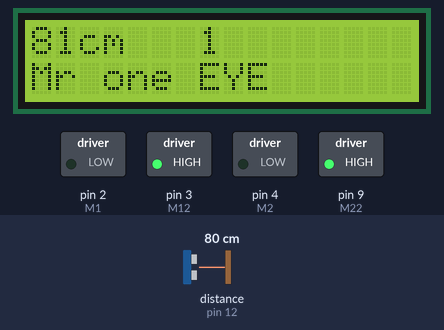
This sketch was run on a simulated Arduino Uno, built with avr-gcc and run on an emulated ATmega328P. Shown: 16×2 character LCD, switched loads named in the sketch (green lamp = pin HIGH). Inputs (shaded band) come from the test bench; at power-on: distance to the obstacle (sensor on pin 12) 80 cm. The echo pulse lasts 58.3 µs per cm.

Above: at 1.2 s.
1.3 s: distance to the obstacle (sensor on pin 12) set to 33 cm
At 2.6 s:
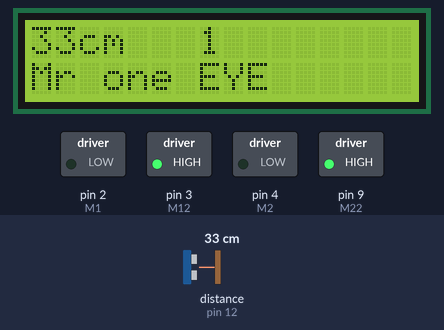
2.9 s: distance to the obstacle (sensor on pin 12) set to 27 cm
At 3.4 s:
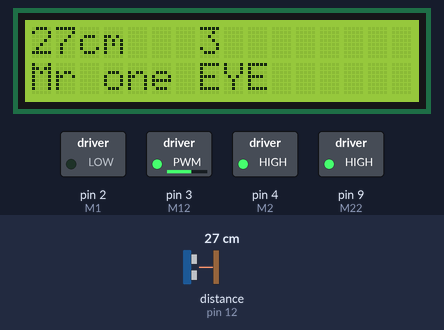
4.6 s: distance to the obstacle (sensor on pin 12) set to 35 cm
At 5.9 s:
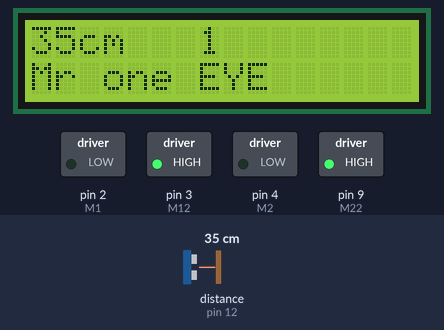
6.2 s: distance to the obstacle (sensor on pin 12) set to 2 cm
At 7.6 s:
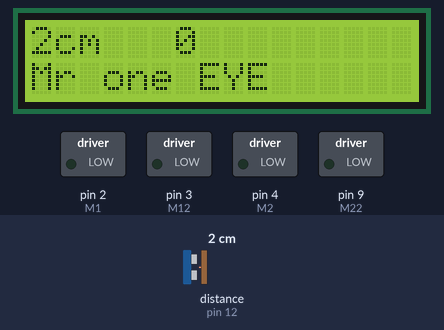
7.9 s: distance to the obstacle (sensor on pin 12) set to 14 cm
At 8.3 s:
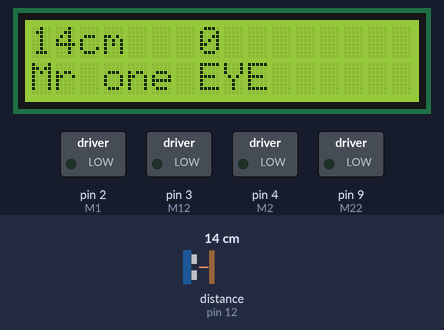
9.4 s: distance to the obstacle (sensor on pin 12) set to 17 cm
At 10.9 s:
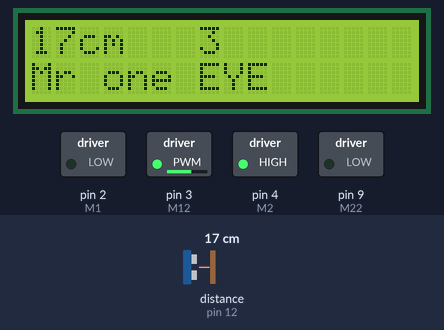
Timing chart, 0 to 11.9 s (numbered marks = the images above; inputs shaded):
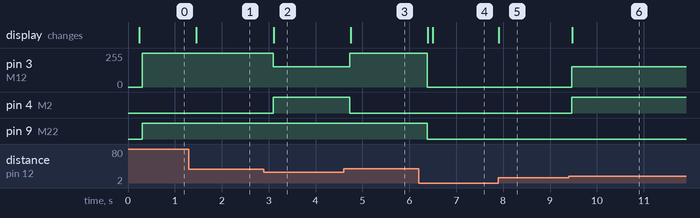

Measured:
- the behaviour switches between 30 and 29 cm on distance to the obstacle (sensor on pin 12) (found by bisection; images 1 and 2)
- the behaviour switches between 15 and 16 cm on distance to the obstacle (sensor on pin 12) (found by bisection; images 5 and 6)
- after the input at 1.3 s, the display: changes after 0.15 s (image 1)
- after the input at 2.9 s, pin 3 (M12): 255/255 → 153/255 after 0.20 s; pin 4 (M2): LOW → HIGH after 0.20 s; the display: changes after 0.21 s (image 2)
- after the input at 4.6 s, pin 3 (M12): 153/255 → 255/255 after 0.13 s; pin 4 (M2): HIGH → LOW after 0.13 s; the display: changes after 0.15 s (image 3)
- after the input at 6.2 s, pin 3 (M12): 255/255 → 0/255 after 0.19 s; pin 9 (M22): HIGH → LOW after 0.19 s; the display: first changes after 0.19 s (image 4 shows a later state)
- after the input at 7.9 s, the display: changes at once (image 5)
- after the input at 9.4 s, pin 3 (M12): 0/255 → 153/255 after 0.07 s; pin 4 (M2): LOW → HIGH after 0.07 s; the display: changes after 0.08 s (image 6)

The sketch:

blabla.ino
```cpp
#include <Wire.h>
#include <LCD.h>
#include <LiquidCrystal_I2C.h>

#include <NewPing.h>
#define Trig  13
#define Echo  12
#define Distance 200

#define I2C_ADDR    0x27 // <<----- Add your address here.  Find it from I2C Scanner
#define BACKLIGHT_PIN     3
#define En_pin  2
#define Rw_pin  1
#define Rs_pin  0
#define D4_pin  4
#define D5_pin  5
#define D6_pin  6
#define D7_pin  7
#define M1 2
#define M12 3
#define M2 4
#define M22 9
 LiquidCrystal_I2C  lcd(I2C_ADDR, En_pin, Rw_pin, Rs_pin, D4_pin, D5_pin, D6_pin, D7_pin);
NewPing sonar(Trig, Echo, Distance);

int count = 1;

#define MoterpinA2 2
#define MoterpinA  3
#define MoterpinB2  4
#define MoterpinB  9

void setup()
{
  lcd.begin (16, 2); //  <<----- My LCD was 16x2


  // Switch on the backlight
  lcd.setBacklightPin(BACKLIGHT_PIN, POSITIVE);
  lcd.setBacklight(HIGH);
  lcd.home (); // go home


    // Motors
  pinMode(M1, OUTPUT);
  pinMode(M12, OUTPUT);
  pinMode(M2, OUTPUT);
  pinMode(M22, OUTPUT);
}

void loop()
{
  //--------------------------LCD Geeft afstand forward facing sensor aan--------------------------
  if (sonar.ping_cm() != 0) {
    lcd.setCursor (0, 0);
    lcd.print(sonar.ping_cm());
    lcd.print("cm");
    lcd.print("   ");
    lcd.print(count);
    delay(100);
    lcd.print("                ");
    lcd.setCursor (0, 1);
    lcd.setBacklight(HIGH);     // Backlight on
    lcd.print("Mr one EYE");
  }
  //--------------------------Rij richting/snelheid wordt bepaald op basis van afstand--------------------------
  if (sonar.ping_cm() > 30 && sonar.ping_cm() != 0) {
    count = 1;
  }
  if (sonar.ping_cm() > 0 && sonar.ping_cm() < 15 && sonar.ping_cm() != 0) {
    count = 0;
  }
  if (sonar.ping_cm() > 15 && sonar.ping_cm() < 30 && sonar.ping_cm() != 0) {
    count = 3;
  }

  //--------------------------Debug sonar en richting--------------------------
  //count = Serial.read();
  Serial.print("count = ");
  Serial.print(count);
  Serial.print("     ");

  //afstand sonarmeter
  delay(50);
  Serial.print("Ping: ");
  Serial.print(sonar.ping_cm());
  Serial.println("cm");


  //--------------------------Switch case die count variabele aan de rijrichting linkt--------------------------
  switch (count) {
    case 1:
      forward();
      break;
    case 2:
      backward();
      break;
    case 3:
      right();
      break;
    case 4:
      left();
      break;
    default:
      still();
      break;
  }
}
//--------------------------functies voor rijrichting--------------------------
void still() {
  digitalWrite(MoterpinA, LOW);     // linkerwiel vooruit
  digitalWrite(MoterpinA2, LOW);    // linkerwiel achteruit
  digitalWrite(MoterpinB, LOW);    // rechterwiel vooruit
  digitalWrite(MoterpinB2, LOW);    // rechterwiel achteruit
}
void forward() {
  digitalWrite(MoterpinA, HIGH);     // linkerwiel vooruit
  digitalWrite(MoterpinA2, LOW);    // linkerwiel achteruit
  digitalWrite(MoterpinB, HIGH);    // rechterwiel vooruit
  digitalWrite(MoterpinB2, LOW);    // rechterwiel achteruit
}
void backward() {
  digitalWrite(MoterpinA, LOW);     // linkerwiel vooruit
  digitalWrite(MoterpinA2, HIGH);    // linkerwiel achteruit
  digitalWrite(MoterpinB, LOW);    // rechterwiel vooruit
  digitalWrite(MoterpinB2, HIGH);    // rechterwiel achteruit
}
void right() {
  analogWrite(MoterpinA, 153);     // linkerwiel vooruit
  analogWrite(MoterpinB2, 153);    // rechterwiel achteruit
}

void left() {
  analogWrite(MoterpinA2, 153);    // linkerwiel achteruit
  analogWrite(MoterpinB, 153);    // rechterwiel vooruit
}


 // put your main code here, to run repeatedly:


//Functions to use the motors.
void leftBackward()
{
  digitalWrite(M12, LOW);
  analogWrite(M1, 20);
}
void leftForward()
{
  analogWrite(M12, 20);
  digitalWrite(M1, LOW);
}
void rightBackward()
{
  analogWrite(M2, 20);
  digitalWrite(M22, LOW);
}
void rightForward()
{
  digitalWrite(M2, LOW);
  analogWrite(M22, 20);
}
```
